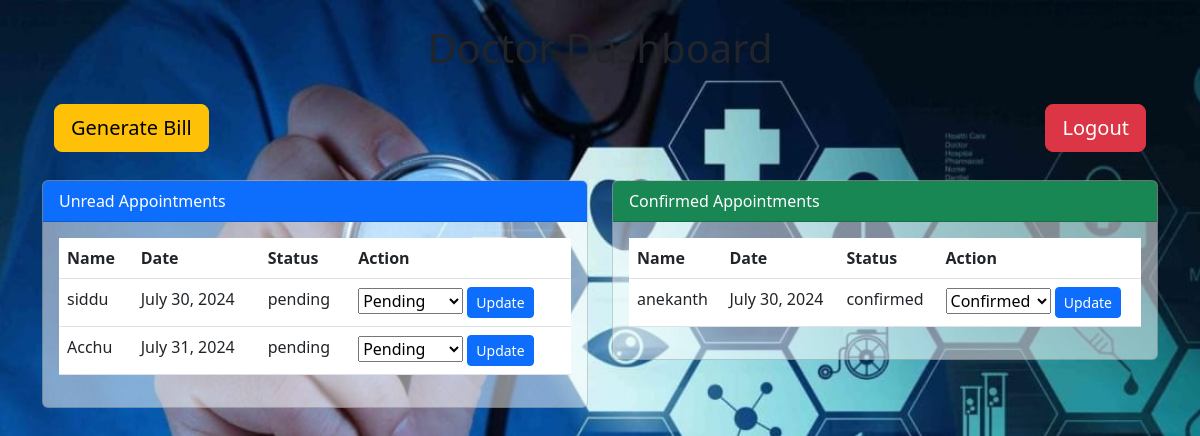
Screenshot of /doctor (signed in) with the database file from the repository.
### staff/models.py (models this page shows, shortened)
class Appointment(models.Model):
    STATUS_CHOICES = [
        ('pending', 'Pending'),
        ('confirmed', 'Confirmed'),
        ('completed', 'Completed'),
        ('cancelled', 'Cancelled'),
    ]
    name = models.CharField(max_length=150)
    phone_number = models.CharField(max_length=20)
    email = models.EmailField()
    doctor = models.ForeignKey(Doctor, on_delete=models.CASCADE)
    status = models.CharField(max_length=20, choices=STATUS_CHOICES)
    appointment_date = models.DateField(default=timezone.now() + timedelta(days=1))

### staff/views.py (the view, shortened to what this page needs)
# urls.py: path('doctor', views.doctor, name='doctor'),
@login_required(login_url='login')
@user_passes_test(is_doctor)
def doctor(request):
    unread_appointments = Appointment.objects.filter(status='pending')
    todays_appointments = Appointment.objects.filter(status='confirmed')
    return render(request, 'doctor.html', {
        'unread_appointments': unread_appointments,
        'todays_appointments': todays_appointments,
    })

### staff/views.py (called while the page is built)
def is_doctor(user):
    return user.groups.filter(name='DOCTOR').exists()

### staff/templates/doctor.html (shortened to what this page needs)
<!DOCTYPE html>
<html lang="en">
{% load static %}
<head>
    <link href="https://cdn.jsdelivr.net/npm/bootstrap@5.3.0/dist/css/bootstrap.min.css" rel="stylesheet">
</head>
<body>
    <div class="container">
        <h1 class="my-4 text-center">Doctor Dashboard</h1>
        <nav class="navbar navbar-expand-lg navbar-light ">
            <div class="container-fluid">
                <div class="collapse navbar-collapse" id="navbarSupportedContent">
                    <ul class="navbar-nav me-auto mb-2 mb-lg-0">
                        <li class="nav-item">
                            <a href="{% url 'generate_bill' %}" class="btn btn-warning btn-lg btn-block">Generate Bill</a>
                        </li>
                    </ul>
                    <ul class="navbar-nav ms-auto mb-2 mb-lg-0">
                        <li class="nav-item">
                            <a href="{% url 'signout' %}" class="btn btn-danger btn-lg btn-block">Logout</a>
                        </li>
                    </ul>
                </div>
            </div>
        </nav>
    <div class="row">
        <div class="col-md-6">
            <div class="card">
                <div class="card-header bg-primary text-white">
                    Unread Appointments
                </div>
                <div class="card-body">
                    <table class="table table-hover">
                        <thead>
                            <tr>
                                <th>Name</th>
                                <th>Date</th>
                                <th>Status</th>
                                <th>Action</th>
                            </tr>
                        </thead>
                        <tbody id="unread-appointments">
                            {% for appointment in unread_appointments %}
                            <tr>
                                <td>{{ appointment.name }}</td>
                                <td>{{ appointment.appointment_date }}</td>
                                <td>{{ appointment.status }}</td>
                                <td>
                                    <form method="POST" action="{% url 'doctor' %}">
                                        <select name="status" required>
                                            <option value="pending" {% if appointment.status == 'pending' %}selected{% endif %}>Pending</option>
                                        </select>
                                        <button type="submit" class="btn btn-primary btn-sm">Update</button>
                                    </form>
                                </td>
                            </tr>
                            {% endfor %}
                        </tbody>
                    </table>
                </div>
            </div>
        </div>
        <div class="col-md-6">
            <div class="card">
                <div class="card-header bg-success text-white">
                    Confirmed Appointments
                </div>
                <div class="card-body">
                    <table class="table table-hover">
                        <thead>
                            <tr>
                                <th>Name</th>
                                <th>Date</th>
                                <th>Status</th>
                                <th>Action</th>
                            </tr>
                        </thead>
                        <tbody id="todays-appointments">
                            {% for appointment in todays_appointments %}
                            <tr>
                                <td>{{ appointment.name }}</td>
                                <td>{{ appointment.appointment_date }}</td>
                                <td>{{ appointment.status }}</td>
                                <td>
                                    <form method="POST" action="{% url 'doctor' %}">
                                        <select name="status" required>
                                            <option value="confirmed" {% if appointment.status == 'confirmed' %}selected{% endif %}>Confirmed</option>
                                        </select>
                                        <button type="submit" class="btn btn-primary btn-sm">Update</button>
                                    </form>
                                </td>
                            </tr>
                            {% endfor %}
                        </tbody>
                    </table>
                </div>
            </div>
        </div>
    </div>
</div>
</body>
</html>

### rows the page displays
Appointment: name "siddu", appointment_date "July 30, 2024", status "pending", status "Pending"
Appointment: name "Acchu", appointment_date "July 31, 2024", status "pending", status "Pending"
Appointment: name "anekanth", appointment_date "July 30, 2024", status "confirmed", status "Confirmed"
